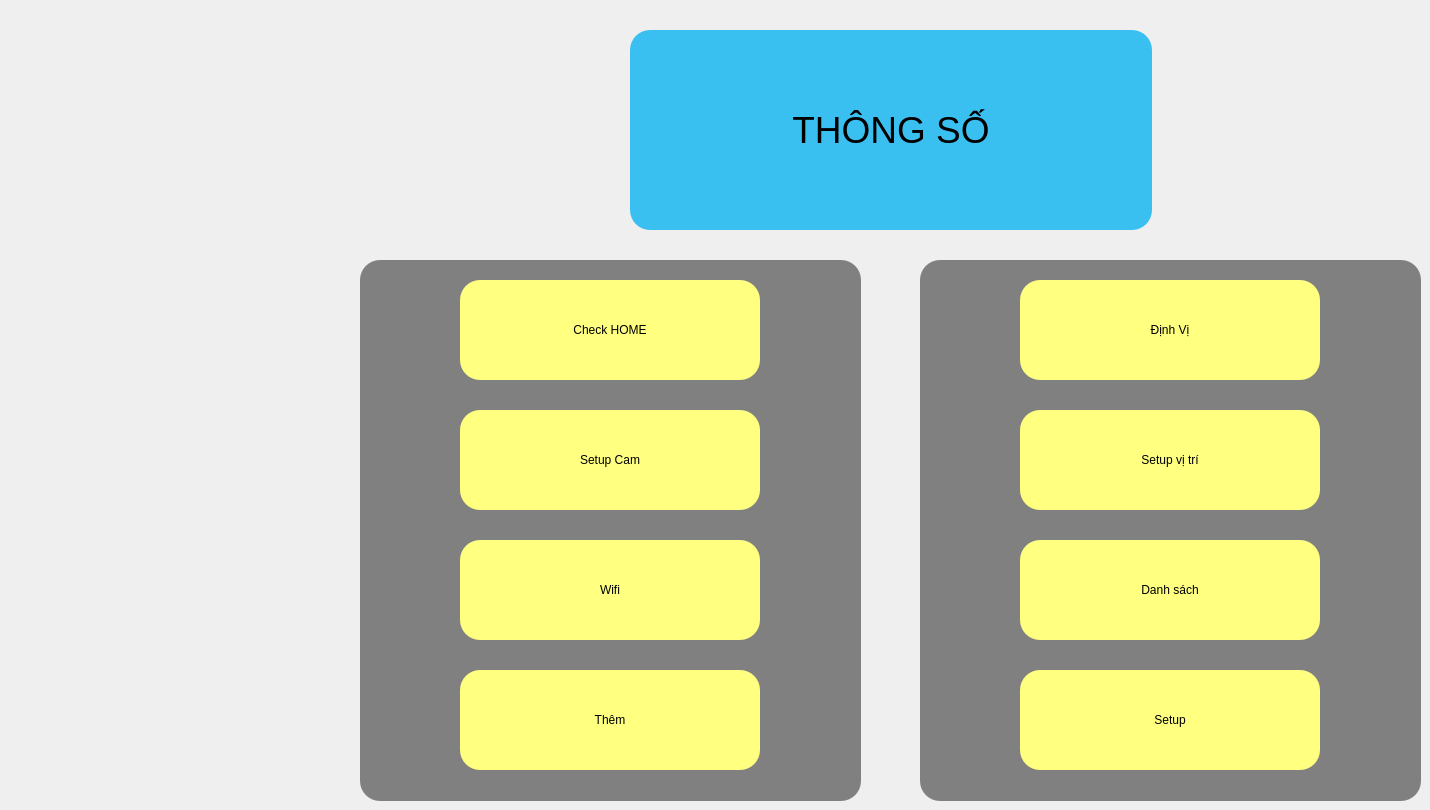
      <widget class="QWidget" name="tab_cai_dat">
       <property name="styleSheet">
        <string notr="true"/>
       </property>
       <attribute name="title">
        <string>Cài Đặt</string>
       </attribute>
       <widget class="QLabel" name="label_thong_so">
        <property name="geometry">
         <rect>
          <x>630</x>
          <y>30</y>
          <width>522</width>
          <height>200</height>
         </rect>
        </property>
        <property name="font">
         <font>
          <family>Ubuntu</family>
          <pointsize>28</pointsize>
         </font>
        </property>
        <property name="styleSheet">
         <string notr="true">background-color: rgb(58, 192, 240);
border-radius: 20px;</string>
        </property>
        <property name="text">
         <string>THÔNG SỐ</string>
        </property>
        <property name="alignment">
         <set>Qt::AlignCenter</set>
        </property>
       </widget>
       <widget class="QFrame" name="frame_3">
        <property name="geometry">
         <rect>
          <x>360</x>
          <y>260</y>
          <width>501</width>
          <height>541</height>
         </rect>
        </property>
        <property name="styleSheet">
         <string notr="true">background-color: gray;
  border-radius: 20px;</string>
        </property>
        <property name="frameShape">
         <enum>QFrame::StyledPanel</enum>
        </property>
        <property name="frameShadow">
         <enum>QFrame::Raised</enum>
        </property>
        <widget class="QPushButton" name="bt_them">
         <property name="geometry">
          <rect>
           <x>100</x>
           <y>410</y>
           <width>300</width>
           <height>100</height>
          </rect>
         </property>
         <property name="styleSheet">
          <string notr="true">QPushButton#bt_them{
	background-color: rgb(255, 255, 128);

color:rgba(0, 0, 0, 255);
border-radius:20px;
	
	font: 75 30pt &quot;MS Shell Dlg 2&quot;;
}
QPushButton#bt_them:hover{
	background-color: qlineargradient(spread:pad, x1:0, y1:0, x2:1, y2:0, stop:0 rgba(58, 255, 255, 255), stop:1 rgba(58, 192, 255, 255));

}
QPushButton#bt_them:pressed{

 padding-left:5px;
 padding-top:5px;
 background-color:rgba(58, 192, 200, 255);


}</string>
         </property>
         <property name="text">
          <string>Thêm</string>
         </property>
         <property name="icon">
          <iconset>
           <normaloff>../../../.designer/images/plus.png</normaloff>../../../.designer/images/plus.png</iconset>
         </property>
         <property name="iconSize">
          <size>
           <width>60</width>
           <height>60</height>
          </size>
         </property>
        </widget>
        <widget class="QPushButton" name="bt_wifi">
         <property name="geometry">
          <rect>
           <x>100</x>
           <y>280</y>
           <width>300</width>
           <height>100</height>
          </rect>
         </property>
         <property name="styleSheet">
          <string notr="true">QPushButton#bt_wifi{
	background-color: rgb(255, 255, 128);

color:rgba(0, 0, 0, 255);
border-radius:20px;
	
	font: 75 30pt &quot;MS Shell Dlg 2&quot;;
}
QPushButton#bt_wifi:hover{
	background-color: qlineargradient(spread:pad, x1:0, y1:0, x2:1, y2:0, stop:0 rgba(58, 255, 255, 255), stop:1 rgba(58, 192, 255, 255));

}
QPushButton#bt_wifi:pressed{

 padding-left:5px;
 padding-top:5px;
 background-color:rgba(58, 192, 200, 255);


}</string>
         </property>
         <property name="text">
          <string>Wifi</string>
         </property>
         <property name="icon">
          <iconset>
           <normaloff>../../../.designer/images/wifi_setting.png</normaloff>../../../.designer/images/wifi_setting.png</iconset>
         </property>
         <property name="iconSize">
          <size>
           <width>60</width>
           <height>60</height>
          </size>
         </property>
        </widget>
        <widget class="QPushButton" name="bt_setup_cam">
         <property name="geometry">
          <rect>
           <x>100</x>
           <y>150</y>
           <width>300</width>
           <height>100</height>
          </rect>
         </property>
         <property name="styleSheet">
          <string notr="true">QPushButton#bt_setup_cam{
	background-color: rgb(255, 255, 128);

color:rgba(0, 0, 0, 255);
border-radius:20px;
	
	font: 75 30pt &quot;MS Shell Dlg 2&quot;;
}
QPushButton#bt_setup_cam:hover{
	background-color: qlineargradient(spread:pad, x1:0, y1:0, x2:1, y2:0, stop:0 rgba(58, 255, 255, 255), stop:1 rgba(58, 192, 255, 255));

}
QPushButton#bt_setup_cam:pressed{

 padding-left:5px;
 padding-top:5px;
 background-color:rgba(58, 192, 200, 255);


}</string>
         </property>
         <property name="text">
          <string>Setup Cam</string>
         </property>
         <property name="icon">
          <iconset>
           <normaloff>../../../.designer/images/setup_cam.png</normaloff>../../../.designer/images/setup_cam.png</iconset>
         </property>
         <property name="iconSize">
          <size>
           <width>60</width>
           <height>60</height>
          </size>
         </property>
        </widget>
        <widget class="QPushButton" name="bt_check_cam">
         <property name="geometry">
          <rect>
           <x>100</x>
           <y>20</y>
           <width>300</width>
           <height>100</height>
          </rect>
         </property>
         <property name="styleSheet">
          <string notr="true">QPushButton#bt_check_cam{
	background-color: rgb(255, 255, 128);

color:rgba(0, 0, 0, 255);
border-radius:20px;
	
	font: 75 30pt &quot;MS Shell Dlg 2&quot;;
}
QPushButton#bt_check_cam:hover{
	background-color: qlineargradient(spread:pad, x1:0, y1:0, x2:1, y2:0, stop:0 rgba(58, 255, 255, 255), stop:1 rgba(58, 192, 255, 255));

}
QPushButton#bt_check_cam:pressed{

 padding-left:5px;
 padding-top:5px;
 background-color:rgba(58, 192, 200, 255);


}</string>
         </property>
         <property name="text">
          <string>Check HOME</string>
         </property>
         <property name="icon">
          <iconset>
           <normaloff>../../../.designer/images/camera.png</normaloff>../../../.designer/images/camera.png</iconset>
         </property>
         <property name="iconSize">
          <size>
           <width>60</width>
           <height>60</height>
          </size>
         </property>
         <property name="autoRepeatInterval">
          <number>100</number>
         </property>
         <property name="default">
          <bool>false</bool>
         </property>
        </widget>
       </widget>
       <widget class="QFrame" name="frame_4">
        <property name="geometry">
         <rect>
          <x>920</x>
          <y>260</y>
          <width>501</width>
          <height>541</height>
         </rect>
        </property>
        <property name="styleSheet">
         <string notr="true">background-color: gray;
  border-radius: 20px;</string>
        </property>
        <property name="frameShape">
         <enum>QFrame::StyledPanel</enum>
        </property>
        <property name="frameShadow">
         <enum>QFrame::Raised</enum>
        </property>
        <widget class="QPushButton" name="btn_dinh_vi">
         <property name="geometry">
          <rect>
           <x>100</x>
           <y>20</y>
           <width>300</width>
           <height>100</height>
          </rect>
         </property>
         <property name="styleSheet">
          <string notr="true">QPushButton#btn_dinh_vi{
	background-color: rgb(255, 255, 128);

color:rgba(0, 0, 0, 255);
border-radius:20px;
	
	font: 75 30pt &quot;MS Shell Dlg 2&quot;;
}
QPushButton#btn_dinh_vi:hover{
	background-color: qlineargradient(spread:pad, x1:0, y1:0, x2:1, y2:0, stop:0 rgba(58, 255, 255, 255), stop:1 rgba(58, 192, 255, 255));

}
QPushButton#btn_dinh_vi:pressed{

 padding-left:5px;
 padding-top:5px;
 background-color:rgba(58, 192, 200, 255);


}
</string>
         </property>
         <property name="text">
          <string>Định Vị</string>
         </property>
         <property name="icon">
          <iconset>
           <normaloff>../../../.designer/images/gps.png</normaloff>../../../.designer/images/gps.png</iconset>
         </property>
         <property name="iconSize">
          <size>
           <width>60</width>
           <height>60</height>
          </size>
         </property>
        </widget>
        <widget class="QPushButton" name="bt_set_home">
         <property name="geometry">
          <rect>
           <x>100</x>
           <y>150</y>
           <width>300</width>
           <height>100</height>
          </rect>
         </property>
         <property name="styleSheet">
          <string notr="true">QPushButton#bt_set_home{
	background-color: rgb(255, 255, 128);

color:rgba(0, 0, 0, 255);
border-radius:20px;
	
	font: 75 30pt &quot;MS Shell Dlg 2&quot;;
}
QPushButton#bt_set_home:hover{
	background-color: qlineargradient(spread:pad, x1:0, y1:0, x2:1, y2:0, stop:0 rgba(58, 255, 255, 255), stop:1 rgba(58, 192, 255, 255));

}
QPushButton#bt_set_home:pressed{

 padding-left:5px;
 padding-top:5px;
 background-color:rgba(58, 192, 200, 255);


}
</string>
         </property>
         <property name="text">
          <string>Setup vị trí</string>
         </property>
         <property name="icon">
          <iconset>
           <normaloff>../../../.designer/images/back.png</normaloff>../../../.designer/images/back.png</iconset>
         </property>
         <property name="iconSize">
          <size>
           <width>60</width>
           <height>60</height>
          </size>
         </property>
        </widget>
        <widget class="QPushButton" name="bt_danhsach">
         <property name="geometry">
          <rect>
           <x>100</x>
           <y>280</y>
           <width>300</width>
           <height>100</height>
          </rect>
         </property>
         <property name="styleSheet">
          <string notr="true">QPushButton#bt_danhsach{
	background-color: rgb(255, 255, 128);

color:rgba(0, 0, 0, 255);
border-radius:20px;
	
	font: 75 30pt &quot;MS Shell Dlg 2&quot;;
}
QPushButton#bt_danhsach:hover{
	background-color: qlineargradient(spread:pad, x1:0, y1:0, x2:1, y2:0, stop:0 rgba(58, 255, 255, 255), stop:1 rgba(58, 192, 255, 255));

}
QPushButton#bt_danhsach:pressed{

 padding-left:5px;
 padding-top:5px;
 background-color:rgba(58, 192, 200, 255);


}

</string>
         </property>
         <property name="text">
          <string>Danh sách</string>
         </property>
         <property name="icon">
          <iconset>
           <normaloff>../../../.designer/images/xoafont_dieukhien.png</normaloff>../../../.designer/images/xoafont_dieukhien.png</iconset>
         </property>
         <property name="iconSize">
          <size>
           <width>60</width>
           <height>60</height>
          </size>
         </property>
        </widget>
        <widget class="QPushButton" name="bt_setup">
         <property name="geometry">
          <rect>
           <x>100</x>
           <y>410</y>
           <width>300</width>
           <height>100</height>
          </rect>
         </property>
         <property name="styleSheet">
          <string notr="true">QPushButton#bt_setup{
	background-color: rgb(255, 255, 128);

color:rgba(0, 0, 0, 255);
border-radius:20px;
	
	font: 75 30pt &quot;MS Shell Dlg 2&quot;;
}
QPushButton#bt_setup:hover{
	background-color: qlineargradient(spread:pad, x1:0, y1:0, x2:1, y2:0, stop:0 rgba(58, 255, 255, 255), stop:1 rgba(58, 192, 255, 255));

}
QPushButton#bt_setup:pressed{

 padding-left:5px;
 padding-top:5px;
 background-color:rgba(58, 192, 200, 255);


}

</string>
         </property>
         <property name="text">
          <string>Setup</string>
         </property>
         <property name="icon">
          <iconset>
           <normaloff>../../../.designer/images/xoafont_setting.png</normaloff>../../../.designer/images/xoafont_setting.png</iconset>
         </property>
         <property name="iconSize">
          <size>
           <width>60</width>
           <height>60</height>
          </size>
         </property>
        </widget>
       </widget>
       <zorder>frame_4</zorder>
       <zorder>frame_3</zorder>
       <zorder>label_thong_so</zorder>
      </widget>
